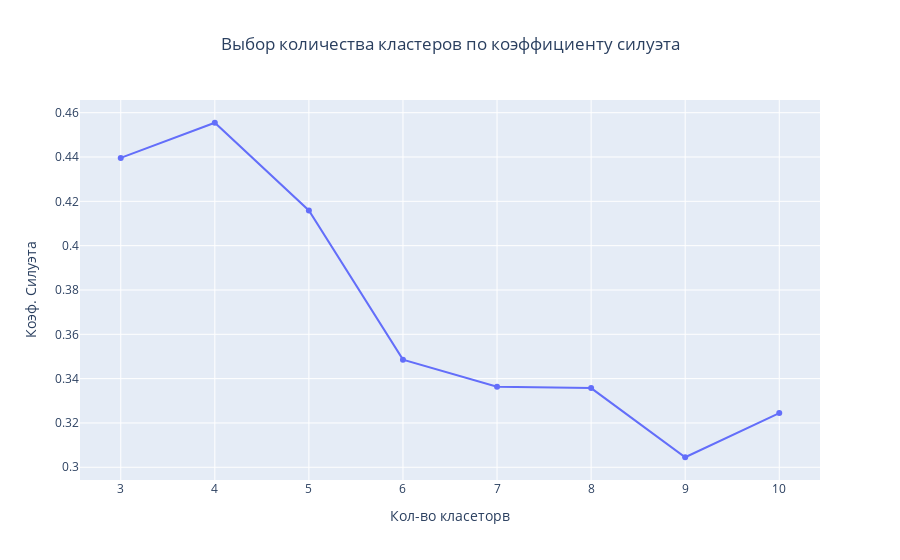

This figure's notebook cell:
### Code cell
silhouette_scores = []

for n in range(3,11):
    model = AgglomerativeClustering(n_clusters=n)
    clusters = model.fit_predict(rfm)
    silhouette_scores.append(silhouette_score(rfm, clusters))

line_silhouette_score(silhouette_scores)

### Figure 1 — Plotly figure (JSON) as saved in the notebook; plotly's stock layout.template omitted (floating-point values rounded to 4 significant figures)
{"data": [{"hovertemplate": "Кол-во класеторв=%{x}<br>Коэф. Силуэта=%{y}<extra></extra>", "legendgroup": "", "line": {"color": "#636efa", "dash": "solid"}, "marker": {"symbol": "circle"}, "mode": "lines+markers", "name": "", "orientation": "v", "showlegend": false, "type": "scatter", "x": [3, 4, 5, 6, 7, 8, 9, 10], "xaxis": "x", "y": [0.4396, 0.4555, 0.4159, 0.3486, 0.3364, 0.3357, 0.3045, 0.3245], "yaxis": "y"}], "layout": {"legend": {"tracegroupgap": 0}, "showlegend": false, "title": {"text": "Выбор количества кластеров по коэффициенту силуэта", "x": 0.5}, "xaxis": {"anchor": "y", "domain": [0, 1], "title": {"text": "Кол-во класеторв"}}, "yaxis": {"anchor": "x", "domain": [0, 1], "title": {"text": "Коэф. Силуэта"}}}}
